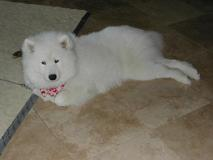
#> input picture datasets/test_img.JPEG, 213 x 160 px
$ python TTT_tools_test.py
#> lines starting #> are read from the running program, lines starting #| are printed output that depends on the picture
#> further down, img1 is the input picture: shape (160, 213, 3); mean B, G, R 90.7, 103.6, 109.1
### data_preprocessing/TTT_tools.py
import cv2
import numpy as np
from PIL import Image, ImageFilter, ImageEnhance, ImageDraw


def add_gaussian_noise(img, mean=0, std=20):
    """
    :param img: an image
    :param mean:
    :param std:
    :return: an image with Gaussian noise added
    """
#> called with mean = 0, std = 20
    # Create Gaussian noise
    noise = np.random.normal(mean, std, img.shape)

    # Apply the noise to the input image
    img_gn = np.zeros(img.shape)
    for i in range(img.shape[2]):
        img_gn[:, :, i] = np.clip(img[:, :, i] + noise[:, :, i], 0, 255)
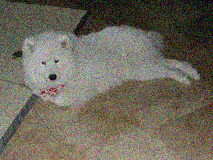
#> img_gn: shape (160, 213, 3) float64; mean B, G, R 90.9, 103.8, 109.2

    return img_gn.astype(np.uint8)


def add_shot_noise(img, lam=100):
    """
    :param img: an image
    :param lam:
    :return: an image with Gaussian noise added
    """
#> called with lam = 100
    # Create Poisson noise
    noise = np.random.poisson(lam, img.shape)

    # Apply the noise to the input image
    img_sn = np.zeros(img.shape)
    for i in range(img.shape[2]):
        img_sn[:, :, i] = np.clip(img[:, :, i] + noise[:, :, i], 0, 255)
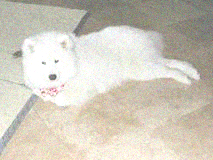
#> img_sn: shape (160, 213, 3) float64; mean B, G, R 190.1, 202.8, 208.1

    return img_sn.astype(np.uint8)


def add_motion_blur(img, kernel_size, direction='h'):
    """
    :param img: an image
    :param kernel_size:
    :param direction: horizontal or vertical
    :return:
    """
#> called with kernel_size = 11, direction = 'v'
    # Create kernel
    kernel = np.zeros((kernel_size, kernel_size))
    if direction == 'h':
        kernel[int((kernel_size - 1)/2), :] = np.ones(kernel_size)
    elif direction == 'v':
        kernel[:, int((kernel_size - 1)/2)] = np.ones(kernel_size)
    else:
        raise ValueError('input must be \'h\' or \'v\'')
    kernel /= kernel_size

    # Apply the kernel to the input image
    img_mb = cv2.filter2D(img, -1, kernel)

    return img_mb


def add_defocus_blur(img, radius=3):
    """
    :param img: an image
    :param radius:
    :param blur_amount:
    :return:
    """
#> called with radius = 3
    # Convert BGR image to Pillow image
    if not isinstance(img, Image.Image):
        pillow_image = Image.fromarray(cv2.cvtColor(img, cv2.COLOR_BGR2RGB))
    else:
        pillow_image = img

    # Create filer
    db_filter = ImageFilter.GaussianBlur(radius)

    # Apply the blur filter to the image
    img_db = pillow_image.filter(db_filter)

    return cv2.cvtColor(np.array(img_db), cv2.COLOR_RGB2BGR)


def add_brightness(img, brightness_factor=1.5):
    """
    :param img: an image
    :param brightness_factor:
    :return:
    """
#> called with brightness_factor = 1.7
    # Convert BGR image to Pillow image
    if not isinstance(img, Image.Image):
        pillow_image = Image.fromarray(cv2.cvtColor(img, cv2.COLOR_BGR2RGB))
    else:
        pillow_image = img

    # Enhance brightness to the input image
    img_b = ImageEnhance.Brightness(pillow_image).enhance(brightness_factor)

    return cv2.cvtColor(np.array(img_b), cv2.COLOR_RGB2BGR)
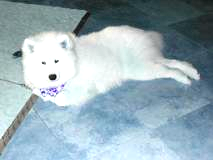
#> returned value: shape (160, 213, 3); mean R, G, B 152.7, 174.1, 183.3


def add_fog(img, width=5, height=5):
    """
    :param img:
    :param width: width of fog particle
    :param height: height of fog particle
    :return:
    """
#> called with width = 5, height = 5
    # Create noise
    noise = np.random.rand(img.shape[0], img.shape[1])
    noise = noise * 255
    noise = noise.astype(np.uint8)

    # Create a fog mask by applying a Gaussian blur to the noise matrix
    fog_mask = cv2.GaussianBlur(noise, (width, height), sigmaX=0, sigmaY=0)
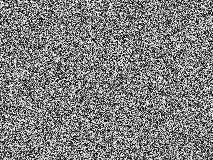
#> noise: shape (160, 213); min 0, max 254, mean 126.7
    fog_mask = cv2.cvtColor(fog_mask, cv2.COLOR_GRAY2BGR)

    # Add transparency to the fog mask
    alpha = np.random.uniform(0, 1)
    fog_mask = alpha * fog_mask
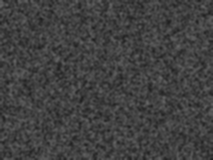
#> fog_mask: shape (160, 213, 3) float64; min 32.34, max 101.1, mean 65.1

    # Add the fog mask to the input image
    img_f = cv2.add(img, fog_mask.astype(img.dtype))
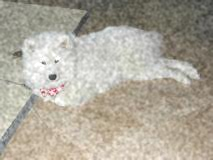
#> img_f: shape (160, 213, 3); mean B, G, R 155.3, 168.1, 173.6

    return img_f

### data_preprocessing/TTT_tools_test.py
import TTT_tools as tt
import cv2
from PIL import Image

img1 = cv2.imread('../datasets/test_img.JPEG')
img_gn = tt.add_gaussian_noise(img1)
img_sn = tt.add_shot_noise(img1, lam=100)
img_mb = tt.add_motion_blur(img1, kernel_size=11, direction='v')
img_db = tt.add_defocus_blur(img1, radius=3)
img_b = tt.add_brightness(img1, brightness_factor=1.7)
img_f = tt.add_fog(img1)

# [25 lines of commented-out code are left out]

result6 = cv2.hconcat([img1, img_f])
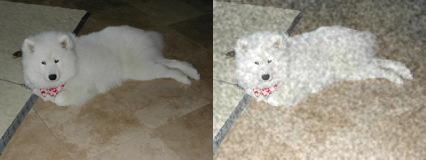
#> result6: shape (160, 426, 3); mean B, G, R 123, 135.8, 141.4
cv2.imshow("Fog", result6)
cv2.waitKey(0)
cv2.destroyAllWindows()
